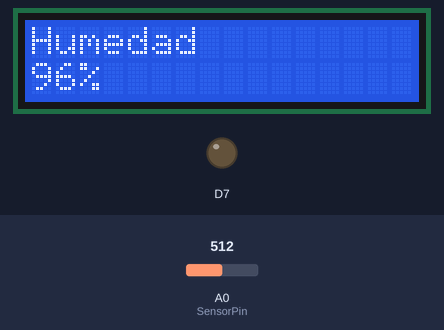
The sketch below on a simulated Arduino Uno R4 WiFi. Parts: 16×2 character LCD, output pins drawn as LEDs (lit = HIGH). The test bench sets the inputs (shaded band); at power-on: A0 (SensorPin) = 512. WiFi joins after 1.5 s; servers stay silent unless stated; uploads are accepted with an empty reply; what the sketch prints to the serial monitor is not drawn.

Above: at 6.2 s.
6.3 s: A0 (SensorPin) set to 381
At 6.9 s:
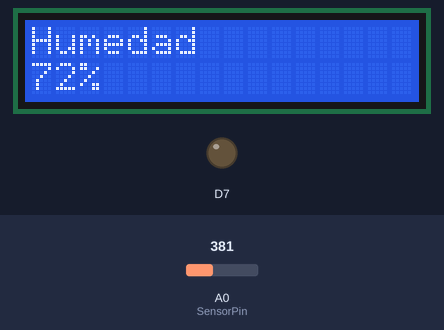
7.9 s: A0 (SensorPin) set to 362
At 9.7 s:
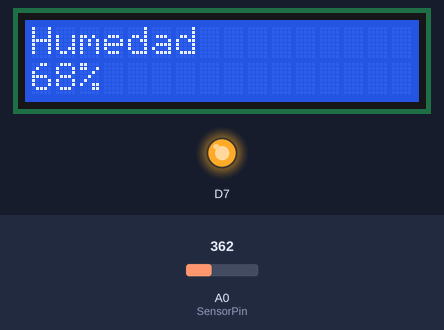
10.0 s: A0 (SensorPin) set to 306
At 11.7 s:
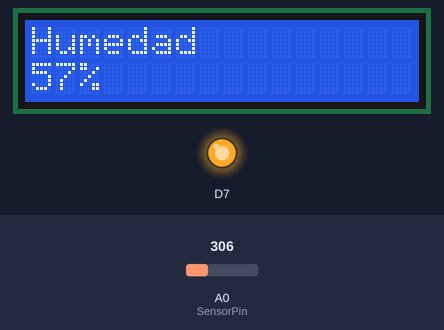
12.1 s: A0 (SensorPin) set to 511
At 13.6 s:
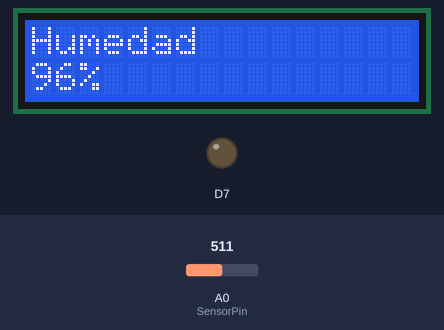
Timing chart, 0 to 15.1 s (numbered marks = the images above; inputs shaded):
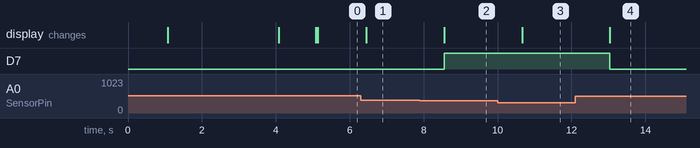

The sketch:

Arduino_WiFi_Humedad.ino
```cpp
#include <WiFiS3.h>
#include <LiquidCrystal.h>

LiquidCrystal lcd(12, 11, 5, 4, 3, 2);

int SensorPin = A0;
int Suelo = 0;

// 🔧 CALIBRACIÓN REAL
const uint16_t seco = 900;      // Valor en seco (aire)
const uint16_t mojado = 200;    // Valor en agua/muy húmedo

// WiFi + API remota (Producción Vercel)
const char WIFI_SSID[] = "ERICKHUAWEI_6080";
const char WIFI_PASS[] = "123456789";
const char API_HOST[] = "sensor-de-humedad.vercel.app";  // Producción
const int API_PORT = 443;  // HTTPS
const char API_PATH[] = "/api/ingest";

WiFiSSLClient client;  // HTTPS para producción
bool wifiConectado = false;
int humedad = 0;
unsigned long lastSendMs = 0;
const unsigned long SEND_INTERVAL_MS = 5000;

bool enviarNube(int humedadPercent, int rawValue) {
  if (WiFi.status() != WL_CONNECTED) {
    Serial.println("[HTTP] WiFi desconectado");
    return false;
  }

  Serial.print("[HTTP] Conectando a ");
  Serial.print(API_HOST);
  Serial.print(":");
  Serial.println(API_PORT);

  String body = "{";
  body += "\"device_id\":\"arduino-01\",";
  body += "\"humedad\":" + String(humedadPercent) + ",";
  body += "\"raw\":" + String(rawValue);
  body += "}";

  if (!client.connect(API_HOST, API_PORT)) {
    Serial.println("[HTTP] No se pudo conectar al host");
    return false;
  }

  Serial.println("[HTTP] Conectado, enviando...");
  client.print(String("POST ") + API_PATH + " HTTP/1.1\r\n");
  client.print(String("Host: ") + API_HOST + "\r\n");
  client.print("Content-Type: application/json\r\n");
  client.print(String("Content-Length: ") + body.length() + "\r\n");
  client.print("Connection: close\r\n\r\n");
  client.print(body);

  unsigned long t0 = millis();
  while (!client.available() && (millis() - t0 < 5000)) {
    delay(10);
  }

  String statusLine = "";
  if (client.available()) {
    statusLine = client.readStringUntil('\n');
    statusLine.trim();
  }

  while (client.available()) {
    client.read();
  }
  client.stop();

  Serial.print("[HTTP] ");
  Serial.println(statusLine);
  return statusLine.startsWith("HTTP/1.1 200") || statusLine.startsWith("HTTP/1.1 201");
}

void conectarWiFi() {
  if (WiFi.status() == WL_CONNECTED) {
    wifiConectado = true;
    return;
  }

  lcd.clear();
  lcd.setCursor(0, 0);
  lcd.print("Conectando WiFi");

  Serial.print("[WiFi] Conectando a: ");
  Serial.println(WIFI_SSID);

  int intentos = 0;
  while (WiFi.status() != WL_CONNECTED && intentos < 20) {
    WiFi.begin(WIFI_SSID, WIFI_PASS);
    delay(1500);
    intentos++;
    Serial.print(".");
  }
  Serial.println();

  if (WiFi.status() == WL_CONNECTED) {
    wifiConectado = true;
    Serial.println("[WiFi] Conectado");
    Serial.print("[WiFi] IP: ");
    Serial.println(WiFi.localIP());
    lcd.clear();
    lcd.setCursor(0, 0);
    lcd.print("WiFi OK");
    delay(1000);
  } else {
    wifiConectado = false;
    Serial.println("[WiFi] Error de conexion");
    lcd.clear();
    lcd.setCursor(0, 0);
    lcd.print("WiFi FAIL");
    delay(1000);
  }

  lcd.clear();
  lcd.setCursor(0, 0);
  lcd.print("Humedad");
}

void setup() {
  pinMode(SensorPin, INPUT);      // 📌 Inicializar pin del sensor
  pinMode(7, OUTPUT);
  lcd.begin(16, 2);
  Serial.begin(9600);

  delay(1000);

  lcd.setCursor(0, 0);
  lcd.print("Sensor WiFi");
  lcd.setCursor(0, 1);
  lcd.print("Iniciando...");

  Serial.println("[BOOT] Iniciando en modo SENSOR REAL...");

  conectarWiFi();

  lcd.clear();
  lcd.setCursor(0, 0);
  lcd.print("Humedad");
}

void loop() {
  if (WiFi.status() != WL_CONNECTED) {
    wifiConectado = false;
    conectarWiFi();
  }

  // 🔥 PROMEDIO PARA ESTABILIDAD - Sensor Real
  int suma = 0;
  for(int i = 0; i < 10; i++){
    suma += analogRead(SensorPin);
    delay(5);
  }
  int rawValue = suma / 10;

  // DEBUG: Mostrar valores individuales para diagnosticar
  Serial.print("[SENSOR] RAW=");
  Serial.print(rawValue);
  Serial.print(" (");
  Serial.print(analogRead(SensorPin));
  Serial.print(") -> ");

  // 🔧 CALIBRACIÓN - Valores medidos reales del sensor
  // Basado en prueba: RAW 0-5 en seco, RAW 400-529 en mojado
  int sensorMin = 0;    // Valor mínimo (completamente seco/aire)
  int sensorMax = 529;  // Valor máximo (completamente mojado/agua) - Calibrado

  Suelo = constrain(rawValue, sensorMin, sensorMax);
  Suelo = map(Suelo, sensorMin, sensorMax, 0, 100);

  Serial.print(Suelo);
  Serial.println("%");

  // Control relé
  if (Suelo >= 70) {
    digitalWrite(7, LOW);
  } else {
    digitalWrite(7, HIGH);
  }

  // LCD
  lcd.setCursor(0, 1);
  lcd.print("      ");
  lcd.setCursor(0, 1);
  lcd.print(Suelo);
  lcd.print("%");

  if (millis() - lastSendMs >= SEND_INTERVAL_MS) {
    lastSendMs = millis();
    bool ok = enviarNube(Suelo, rawValue);
    Serial.println(ok ? "[CLOUD] envio OK" : "[CLOUD] envio FAIL");
  }

  delay(1000);
}
```

Measured:
- the behaviour switches between 371 and 370 on A0 (SensorPin) (found by bisection; images 1 and 2)
- after the input at 6.3 s, the display: changes after 0.15 s (image 1)
- after the input at 7.9 s, D7: LOW → HIGH after 0.66 s; the display: changes after 0.66 s (image 2)
- after the input at 10.0 s, the display: changes after 0.66 s (image 3)
- after the input at 12.1 s, D7: HIGH → LOW after 0.93 s; the display: changes after 0.93 s (image 4)
